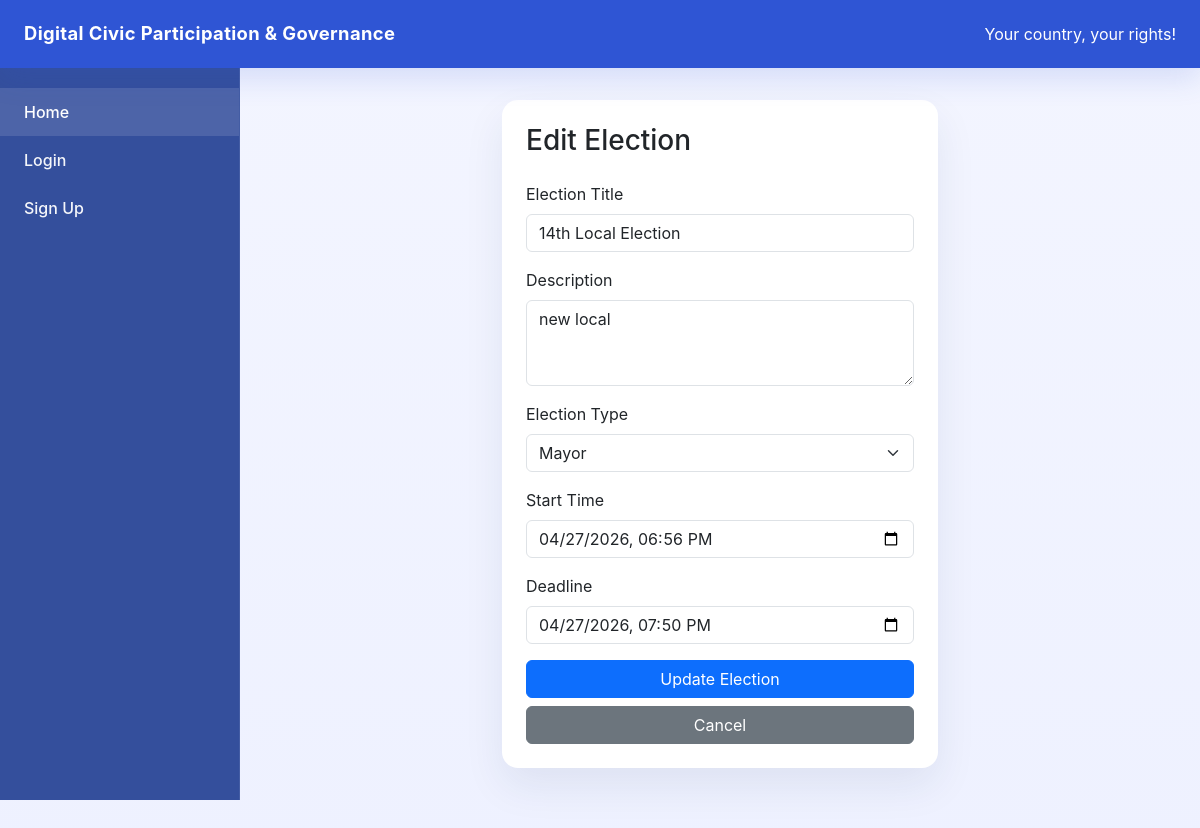
Screenshot of /election_creation/edit_election/2 with the database file from the repository.
### models/election_creation.py (models this page shows)
class ElectionCreation(db.Model):
    __tablename__ = "election_creation"
    id = db.Column(db.Integer, primary_key=True)
    title = db.Column(db.String(200), nullable=False)
    description = db.Column(db.String(500), nullable=False)
    type = db.Column(db.String(50), nullable = False, default = "Local")
    start_time = db.Column(db.String(50), nullable=False)  # added for election start reminder
    deadline = db.Column(db.String(50), nullable=False)
    result_published = db.Column(db.Boolean, default=False, nullable=False)  # added for result published notification
    start_notified = db.Column(db.Boolean, default=False, nullable=False)  # added to avoid duplicate start notifications
    end_notified = db.Column(db.Boolean, default=False, nullable=False)  # added to avoid duplicate end notifications
    result_notified = db.Column(db.Boolean, default=False, nullable=False)  # added to avoid duplicate result notifications
    options = db.relationship(
        "VotingOption",
        backref="election",
        cascade="all, delete-orphan",
        lazy=True
    )

### routes/election_creation_routes.py (the view, shortened to what this page needs)
@e_bp.route("/edit_election/<int:election_id>", methods = ["GET", "POST"])
def edit_election(election_id):
    election = ElectionCreation.query.get(election_id)
    if not election:
        return "Election not found", 404
    return render_template("edit_election.html", election = election)

### app.py (called while the page is built, shortened)
@app.context_processor
def inject_notification_count():
    unread_notification_count = 0
    current_user = None  # added
    voter_id = session.get("user_id")
    return dict(unread_notification_count=unread_notification_count, current_user=current_user)

### templates/edit_election.html (shortened to what this page needs)
{% extends "base.html" %}
{% block content %}
<div class="row justify-content-center">
    <div class="col-lg-6">
        <div class="card card-smooth">
            <div class="card-body p-4">
                <h3 class="mb-4">Edit Election</h3>
                <form action="{{ url_for('e_bp.edit_election', election_id=election.id) }}" method="POST">
                    <div class="mb-3">
                        <label class="form-label">Election Title</label>
                        <input type="text" class="form-control" name="title" value="{{ election.title }}" required>
                    </div>
                    <div class="mb-3">
                        <label class="form-label">Description</label>
                        <textarea class="form-control" name="description" rows="3" required>{{ election.description }}</textarea>
                    </div>
                    <div class="mb-3">
                        <label class="form-label">Election Type</label>
                        <select class="form-select" name="type" required>
                            <option value="mayor" {% if election.type == "mayor" %}selected{% endif %}>Mayor</option>
                        </select>
                    </div>
                    <div class="mb-3">
                        <label class="form-label">Start Time</label>
                        <input type="datetime-local" class="form-control" name="start_time" value="{{ election.start_time }}" required>
                    </div>
                    <div class="mb-3">
                        <label class="form-label">Deadline</label>
                        <input type="datetime-local" class="form-control" name="deadline" value="{{ election.deadline }}" required>
                    </div>
                    <button type="submit" class="btn btn-primary w-100">Update Election</button>
                    <a href="{{ url_for('e_bp.election_creation_page') }}" class="btn btn-secondary w-100 mt-2">
                        Cancel
                    </a>
                </form>
            </div>
        </div>
    </div>
</div>
{% endblock %}

### templates/base.html (style rules this page uses)
:root { --brand: #2f55d4; --brand-soft: #edf0ff; --surface: #ffffff; --surface-soft: #f4f6ff; --text: #1f305f; --muted: #6d7790; }
body { margin: 0; min-height: 100vh; background: linear-gradient(180deg, #f3f5ff 0%, #eef1ff 100%); font-family: Inter, system-ui, -apple-system, BlinkMacSystemFont, "Segoe UI", sans-serif; color: var(--text); }
.card-smooth { border: 0; border-radius: 1rem; background: var(--surface); box-shadow: 0 18px 40px rgba(23, 45, 92, 0.08); }

### rows the page displays
ElectionCreation: title "14th Local Election", description "new local", start_time "04/27/2026 18:56", deadline "04/27/2026 19:50"
